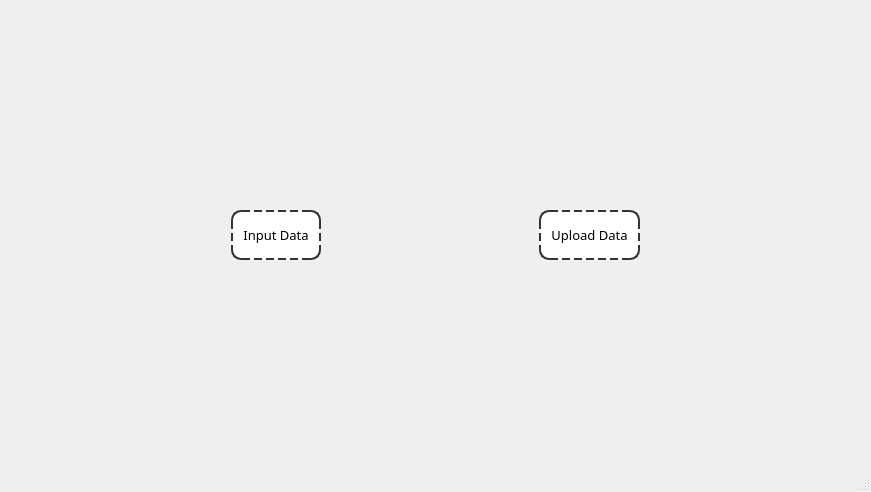
<?xml version="1.0" encoding="UTF-8"?>
<ui version="4.0">
 <class>MainWindow</class>
 <widget class="QMainWindow" name="MainWindow">
  <property name="geometry">
   <rect>
    <x>0</x>
    <y>0</y>
    <width>871</width>
    <height>492</height>
   </rect>
  </property>
  <property name="windowTitle">
   <string>MainWindow</string>
  </property>
  <widget class="QWidget" name="centralwidget">
   <layout class="QGridLayout" name="gridLayout">
    <item row="0" column="0">
     <widget class="QStackedWidget" name="stackedWidget">
      <property name="currentIndex">
       <number>0</number>
      </property>
      <widget class="QWidget" name="welcome_page">
       <layout class="QGridLayout" name="gridLayout_3">
        <item row="0" column="0">
         <layout class="QGridLayout" name="wecome_layout">
          <item row="0" column="0">
           <spacer name="horizontalSpacer_2">
            <property name="orientation">
             <enum>Qt::Horizontal</enum>
            </property>
            <property name="sizeHint" stdset="0">
             <size>
              <width>40</width>
              <height>20</height>
             </size>
            </property>
           </spacer>
          </item>
          <item row="0" column="2">
           <spacer name="horizontalSpacer">
            <property name="orientation">
             <enum>Qt::Horizontal</enum>
            </property>
            <property name="sizeHint" stdset="0">
             <size>
              <width>40</width>
              <height>20</height>
             </size>
            </property>
           </spacer>
          </item>
          <item row="0" column="4">
           <spacer name="horizontalSpacer_3">
            <property name="orientation">
             <enum>Qt::Horizontal</enum>
            </property>
            <property name="sizeHint" stdset="0">
             <size>
              <width>40</width>
              <height>20</height>
             </size>
            </property>
           </spacer>
          </item>
          <item row="0" column="3">
           <widget class="QPushButton" name="upload_data_button">
            <property name="minimumSize">
             <size>
              <width>50</width>
              <height>50</height>
             </size>
            </property>
            <property name="font">
             <font>
              <family>Product Sans</family>
              <pointsize>10</pointsize>
             </font>
            </property>
            <property name="styleSheet">
             <string notr="true">color: black;
background: white;
border-radius: 10px;
padding: 10px;
border: 2px dashed #333;</string>
            </property>
            <property name="text">
             <string>Upload Data</string>
            </property>
           </widget>
          </item>
          <item row="0" column="1">
           <widget class="QPushButton" name="input_data_button">
            <property name="minimumSize">
             <size>
              <width>50</width>
              <height>50</height>
             </size>
            </property>
            <property name="font">
             <font>
              <family>Product Sans</family>
              <pointsize>10</pointsize>
              <weight>50</weight>
              <bold>false</bold>
             </font>
            </property>
            <property name="styleSheet">
             <string notr="true">color: black;
background: white;
border-radius: 10px;
padding: 10px;
border: 2px dashed #333;</string>
            </property>
            <property name="text">
             <string>Input Data</string>
            </property>
           </widget>
          </item>
         </layout>
        </item>
       </layout>
      </widget>
      <widget class="QWidget" name="input_data_page"/>
      <widget class="QWidget" name="upload_data_page">
       <layout class="QGridLayout" name="gridLayout_4">
        <item row="0" column="0">
         <layout class="QGridLayout" name="upload_data_layout">
          <item row="3" column="4">
           <spacer name="verticalSpacer_3">
            <property name="orientation">
             <enum>Qt::Vertical</enum>
            </property>
            <property name="sizeHint" stdset="0">
             <size>
              <width>20</width>
              <height>40</height>
             </size>
            </property>
           </spacer>
          </item>
          <item row="2" column="4" colspan="3">
           <widget class="QLineEdit" name="teacher_data_path"/>
          </item>
          <item row="4" column="4">
           <widget class="QLabel" name="upload_student_label">
            <property name="text">
             <string>Upload Student data (csv file)</string>
            </property>
           </widget>
          </item>
          <item row="5" column="7">
           <widget class="QPushButton" name="student_data_browse_button">
            <property name="text">
             <string>Browse</string>
            </property>
           </widget>
          </item>
          <item row="7" column="5">
           <widget class="QPushButton" name="pushButton">
            <property name="text">
             <string>Back</string>
            </property>
           </widget>
          </item>
          <item row="0" column="4">
           <spacer name="verticalSpacer">
            <property name="orientation">
             <enum>Qt::Vertical</enum>
            </property>
            <property name="sizeHint" stdset="0">
             <size>
              <width>20</width>
              <height>40</height>
             </size>
            </property>
           </spacer>
          </item>
          <item row="1" column="4">
           <widget class="QLabel" name="upload_teacher_label">
            <property name="text">
             <string>Upload Teacher data (csv file)</string>
            </property>
           </widget>
          </item>
          <item row="2" column="7">
           <widget class="QPushButton" name="teacher_data_browse_button">
            <property name="text">
             <string>Browse</string>
            </property>
           </widget>
          </item>
          <item row="7" column="7">
           <widget class="QPushButton" name="generate_tt_button">
            <property name="text">
             <string>Generate TT</string>
            </property>
           </widget>
          </item>
          <item row="6" column="7">
           <spacer name="verticalSpacer_4">
            <property name="orientation">
             <enum>Qt::Vertical</enum>
            </property>
            <property name="sizeHint" stdset="0">
             <size>
              <width>20</width>
              <height>40</height>
             </size>
            </property>
           </spacer>
          </item>
          <item row="7" column="4">
           <spacer name="horizontalSpacer_4">
            <property name="orientation">
             <enum>Qt::Horizontal</enum>
            </property>
            <property name="sizeHint" stdset="0">
             <size>
              <width>40</width>
              <height>20</height>
             </size>
            </property>
           </spacer>
          </item>
          <item row="5" column="4" colspan="3">
           <widget class="QLineEdit" name="student_data_path"/>
          </item>
         </layout>
        </item>
       </layout>
      </widget>
      <widget class="QWidget" name="page_2"/>
     </widget>
    </item>
   </layout>
  </widget>
  <widget class="QMenuBar" name="menubar">
   <property name="geometry">
    <rect>
     <x>0</x>
     <y>0</y>
     <width>871</width>
     <height>20</height>
    </rect>
   </property>
  </widget>
  <widget class="QStatusBar" name="statusbar"/>
 </widget>
 <resources/>
 <connections/>
</ui>
